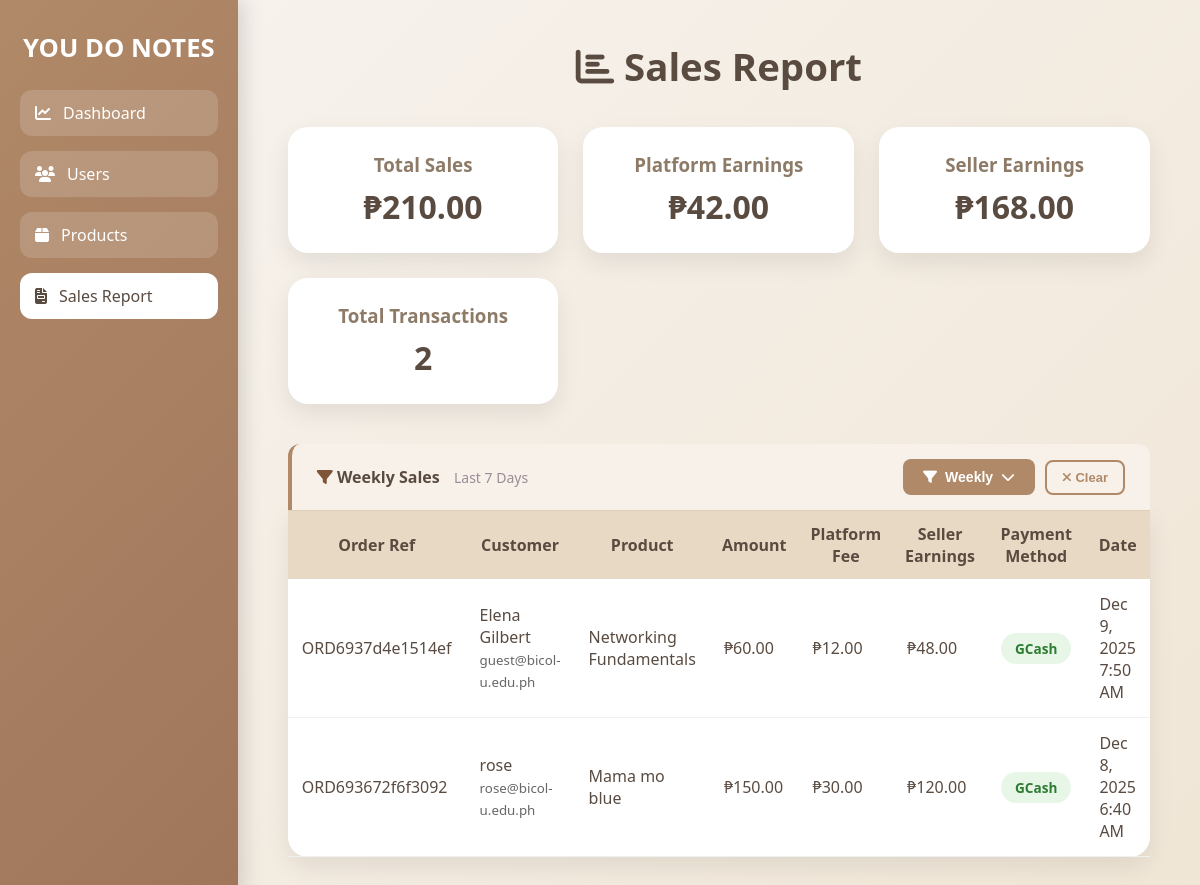
The app's page /sales_report.php?filter=weekly with its own data.
### tables this page shows
CREATE TABLE `orders` (
  `id` int(11) NOT NULL,
  `user_id` int(11) DEFAULT NULL,
  `product_id` int(11) DEFAULT NULL,
  `status` varchar(50) DEFAULT NULL,
  `created_at` timestamp NULL DEFAULT current_timestamp(),
  `quantity` int(11) DEFAULT 1,
  `total_amount` decimal(10,2) DEFAULT NULL,
  `payment_method` varchar(50) DEFAULT NULL,
  `payment_status` varchar(20) DEFAULT 'Pending',
  `gcash_number` varchar(20) DEFAULT NULL,
  `seller_id` int(11) DEFAULT NULL,
  `platform_commission` decimal(10,2) DEFAULT NULL,
  `seller_earnings` decimal(10,2) DEFAULT NULL,
  `order_ref` varchar(100) DEFAULT NULL
);

CREATE TABLE `users` (
  `id` int(11) NOT NULL,
  `name` varchar(100) DEFAULT NULL,
  `email` varchar(100) DEFAULT NULL,
  `password` varchar(255) DEFAULT NULL,
  `address` varchar(255) DEFAULT NULL,
  `contact` varchar(20) DEFAULT NULL,
  `role` enum('admin','user') NOT NULL DEFAULT 'user',
  `pin` varchar(20) NOT NULL,
  `gcash_number` int(20) DEFAULT NULL,
  `paymaya_number` int(20) DEFAULT NULL,
  `payment_method` enum('GCash','PayMaya') DEFAULT 'GCash',
  `balance` decimal(10,2) DEFAULT 0.00,
  `loyalty_points` int(11) DEFAULT 0,
  `total_spent` decimal(10,2) DEFAULT 0.00,
  `member_tier` enum('Bronze','Silver','Gold','Platinum') DEFAULT 'Bronze'
);

CREATE TABLE `products` (
  `id` int(11) NOT NULL,
  `title` varchar(100) DEFAULT NULL,
  `description` text DEFAULT NULL,
  `price` decimal(10,2) DEFAULT NULL,
  `seller_email` varchar(255) NOT NULL,
  `course` varchar(100) NOT NULL,
  `file_path` varchar(255) DEFAULT NULL,
  `note_link` varchar(500) DEFAULT NULL,
  `status` varchar(20) DEFAULT 'pending'
);

### sales_report.php (the view, shortened to what this page needs)
<?php
include("config.php");
$time_filter = $_GET['filter'] ?? null;
$selected_month = $_GET['month'] ?? null;
$selected_year = $_GET['year'] ?? null;
$filter_condition = "WHERE o.payment_status = 'Paid'";
if ($time_filter == "weekly") {
    $filter_condition .= " AND o.created_at >= DATE_SUB(NOW(), INTERVAL 7 DAY)";
}
elseif ($time_filter == "monthly" && $selected_month) {
    $filter_condition .= "
        AND MONTH(o.created_at) = '$selected_month'
        AND YEAR(o.created_at) = YEAR(CURDATE())
    ";
}
elseif ($time_filter == "yearly" && $selected_year && $selected_month) {
    $filter_condition .= "
        AND YEAR(o.created_at) = '$selected_year'
        AND MONTH(o.created_at) = '$selected_month'
    ";
}
else {
    $filter_condition = "WHERE o.payment_status = 'Paid'";
}
if ($time_filter == "weekly") {
    $filter_title = "Weekly Sales";
    $filter_subtext = "Last 7 Days";
} elseif ($time_filter == "monthly" && $selected_month) {
    $month_name = date("F", mktime(0, 0, 0, $selected_month, 1));
    $filter_title = "Monthly Sales";
    $filter_subtext = "$month_name " . date("Y");
} elseif ($time_filter == "yearly" && $selected_year && $selected_month) {
    $month_name = date("F", mktime(0, 0, 0, $selected_month, 1));
    $filter_title = "Yearly Sales";
    $filter_subtext = "$month_name $selected_year";
} else {
    $filter_title = "All Sales";
    $filter_subtext = "All Paid Orders";
}
$sales_query = "
    SELECT o.*, u.name as user_name, u.email as user_email,
           p.title as product_title, p.seller_email,
           o.platform_commission, o.seller_earnings
    FROM orders o
    JOIN users u ON o.user_id = u.id
    JOIN products p ON o.product_id = p.id
    $filter_condition
    ORDER BY o.created_at DESC
";
$sales_result = mysqli_query($conn, $sales_query);
$sales = mysqli_fetch_all($sales_result, MYSQLI_ASSOC);
$total_revenue = 0;
$total_commission = 0;
$total_seller_earnings = 0;
foreach ($sales as $sale) {
    $total_revenue += $sale['total_amount'];
    $total_commission += $sale['platform_commission'];
    $total_seller_earnings += $sale['seller_earnings'];
}
?>
<!DOCTYPE html>
<html lang="en">
<head>
<link rel="stylesheet" href="https://cdnjs.cloudflare.com/ajax/libs/font-awesome/6.4.0/css/all.min.css">
</head>
<body>
<div class="sidebar">
    <h2>YOU DO NOTES</h2>
    <ul>
        <li><a href="admin_dashboard.php"><i class="fas fa-chart-line"></i> Dashboard</a></li>
        <li><a href="manage_users.php"><i class="fas fa-users"></i> Users</a></li>
        <li><a href="manage_products.php"><i class="fas fa-box"></i> Products</a></li>
        <li class="active"><a href="sales_report.php"><i class="fas fa-file-invoice"></i> Sales Report</a></li>
    </ul>
</div>
<div class="main">
    <div class="header">
        <h1><i class="fas fa-chart-bar"></i> Sales Report</h1>
    </div>
    <div class="summary-cards">
        <div class="summary-card">
            <h3>Total Sales</h3>
            <p>₱<?= number_format($total_revenue,2) ?></p>
        </div>
        <div class="summary-card">
            <h3>Platform Earnings</h3>
            <p>₱<?= number_format($total_commission,2) ?></p>
        </div>
        <div class="summary-card">
            <h3>Seller Earnings</h3>
            <p>₱<?= number_format($total_seller_earnings,2) ?></p>
        </div>
        <div class="summary-card">
            <h3>Total Transactions</h3>
            <p><?= count($sales) ?></p>
        </div>
    </div>
    <div class="table-filter-container" style="position:relative;">
        <div class="filter-info-left">
            <span class="filter-info-text">
                <i class="fas fa-filter"></i>
                <strong><?php echo $filter_title; ?></strong>
                <small><?php echo $filter_subtext; ?></small>
            </span>
        </div>
        <div style="display:flex; align-items:center; gap:10px; position:relative;">
            <button class="filter-btn" onclick="toggleFilterMenu(event)">
                <i class="fas fa-filter"></i>
                <?php
                if ($time_filter == "weekly") echo "Weekly";
                elseif ($time_filter == "monthly") echo "Monthly";
                elseif ($time_filter == "yearly") echo "Yearly";
                else echo "Filter";
                ?>
                <i class="fas fa-chevron-down"></i>
            </button>
            <?php if ($time_filter): ?>
            <button class="clear-filter-btn" onclick="window.location.href='sales_report.php'">
                <i class="fas fa-times"></i> Clear
            </button>
            <?php endif; ?>
        </div>
    </div>
    <div class="table-container">
        <table>
            <thead>
                <tr>
                    <th>Order Ref</th>
                    <th>Customer</th>
                    <th>Product</th>
                    <th>Amount</th>
                    <th>Platform Fee</th>
                    <th>Seller Earnings</th>
                    <th>Payment Method</th>
                    <th>Date</th>
                </tr>
            </thead>
            <tbody>
                <?php if(empty($sales)): ?>
                    <tr>
                        <td colspan="8" style="text-align:center; padding:30px; color:#8d7b68;">
                            <i class="fas fa-inbox" style="font-size:40px; margin-bottom:10px; opacity:.4;"></i><br>
                            No sales recorded yet
                        </td>
                    </tr>
                <?php else: ?>
                    <?php foreach($sales as $sale): ?>
                        <tr>
                            <td><?= htmlspecialchars($sale['order_ref']) ?></td>
                            <td>
                                <?= htmlspecialchars($sale['user_name']) ?><br>
                                <small style="color:#666"><?= htmlspecialchars($sale['user_email']) ?></small>
                            </td>
                            <td><?= htmlspecialchars($sale['product_title']) ?></td>
                            <td>₱<?= number_format($sale['total_amount'],2) ?></td>
                            <td>₱<?= number_format($sale['platform_commission'],2) ?></td>
                            <td>₱<?= number_format($sale['seller_earnings'],2) ?></td>
                            <td><span class="badge badge-success"><?= htmlspecialchars($sale['payment_method']) ?></span></td>
                            <td><?= date('M j, Y g:i A', strtotime($sale['created_at'])) ?></td>
                        </tr>
                    <?php endforeach; ?>
                <?php endif; ?>
            </tbody>
        </table>
    </div>
</div>
</body>
</html>

### sales_report.php (style rules this page uses)
* { margin:0; padding:0; box-sizing:border-box; }
body { font-family: 'Segoe UI', Arial; display: flex; min-height: 100vh; background: linear-gradient(135deg, #f7f3ef 0%, #f0e6d6 100%); }
.sidebar { width: 260px; background: linear-gradient(135deg, #b08968 0%, #a0765b 100%); color: white; padding: 30px 20px; box-shadow: 4px 0 20px rgba(0,0,0,0.15); }
.sidebar h2 { text-align: center; font-size: 1.6rem; font-weight: 700; margin-bottom: 25px; }
.sidebar ul { list-style:none; }
.sidebar li { margin-bottom:15px; }
.sidebar a { display:flex; align-items:center; gap:12px; padding:12px 15px; background: rgba(255,255,255,0.15); border-radius:12px; color:white; text-decoration:none; font-weight:500; transition:.3s; }
.sidebar .active a { background:white; color:#5a4b41; }
.main { flex:1; padding:40px 50px; }
.header { text-align:center; margin-bottom:35px; }
.header h1 { font-size:2.4rem; color:#5a4b41; font-weight:700; margin-bottom: 15px; }
.table-filter-container { display: flex; justify-content: space-between; align-items: center; background: #f8f1e9; padding: 15px 25px; border-radius: 12px 12px 0 0; border-left: 4px solid #b08968; margin-top: 40px; }
.filter-info-left { display: flex; align-items: center; gap: 15px; }
.filter-info-text { font-size: 16px; color: #7f5539; font-weight: 500; }
.filter-info-text strong { color: #5a4b41; }
.filter-info-text small { color: #9a8c98; font-size: 14px; margin-left: 10px; }
.filter-btn { background: #b08968; color: white; padding: 10px 20px; border: none; border-radius: 8px; cursor: pointer; font-weight: 600; font-size: 14px; display: flex; align-items: center; gap: 8px; transition: all 0.3s; }
.filter-btn i { font-size: 14px; }
.clear-filter-btn { background: none; border: 2px solid #b08968; color: #b08968; padding: 8px 15px; border-radius: 8px; cursor: pointer; font-weight: 600; font-size: 13px; transition: all 0.3s; }
.summary-cards { display:grid; grid-template-columns: repeat(auto-fit, minmax(260px,1fr)); gap:25px; margin-bottom:40px; }
.summary-card { background:white; padding:25px; border-radius:20px; text-align:center; box-shadow:0 10px 25px rgba(0,0,0,0.08); transition:.3s; }
.summary-card h3 { color:#8d7b68; margin-bottom:8px; }
.summary-card p { font-size:2rem; font-weight:bold; color:#5a4b41; }
.table-container { background:white; border-radius:0 0 20px 20px; box-shadow:0 10px 25px rgba(0,0,0,0.08); }
table { width:100%; border-collapse:collapse; }
th { background:#e8d9c5; padding:12px; color:#5a4b41; font-weight:700; border-top: 1px solid #e0d0b8; }
td { padding:14px; border-bottom:1px solid #f0f0f0; color:#5a4b41; }
.badge { padding:6px 14px; border-radius:30px; font-size:0.85rem; font-weight:600; display:inline-block; }
.badge-success { background:#e8f6e8; color:#2e7d32; }

### records on screen
orders: order_ref "ORD6937d4e1514ef", user.name "Elena Gilbert", user.email "guest@bicol-u.edu.ph", product.title "Networking Fundamentals", total_amount "60.00", platform_commission "12.00", seller_earnings "48.00", payment_method "GCash", created_at "Dec 9, 2025 7:50 AM"
orders: order_ref "ORD693672f6f3092", user.name "rose", user.email "rose@bicol-u.edu.ph", product.title "Mama mo blue", total_amount "150.00", platform_commission "30.00", seller_earnings "120.00", payment_method "GCash", created_at "Dec 8, 2025 6:40 AM"

### other values on screen
$total_revenue "210.00"
$total_commission "42.00"
$total_seller_earnings "168.00"
count($sales) "2"
$filter_title "Weekly Sales"
$filter_subtext "Last 7 Days"
